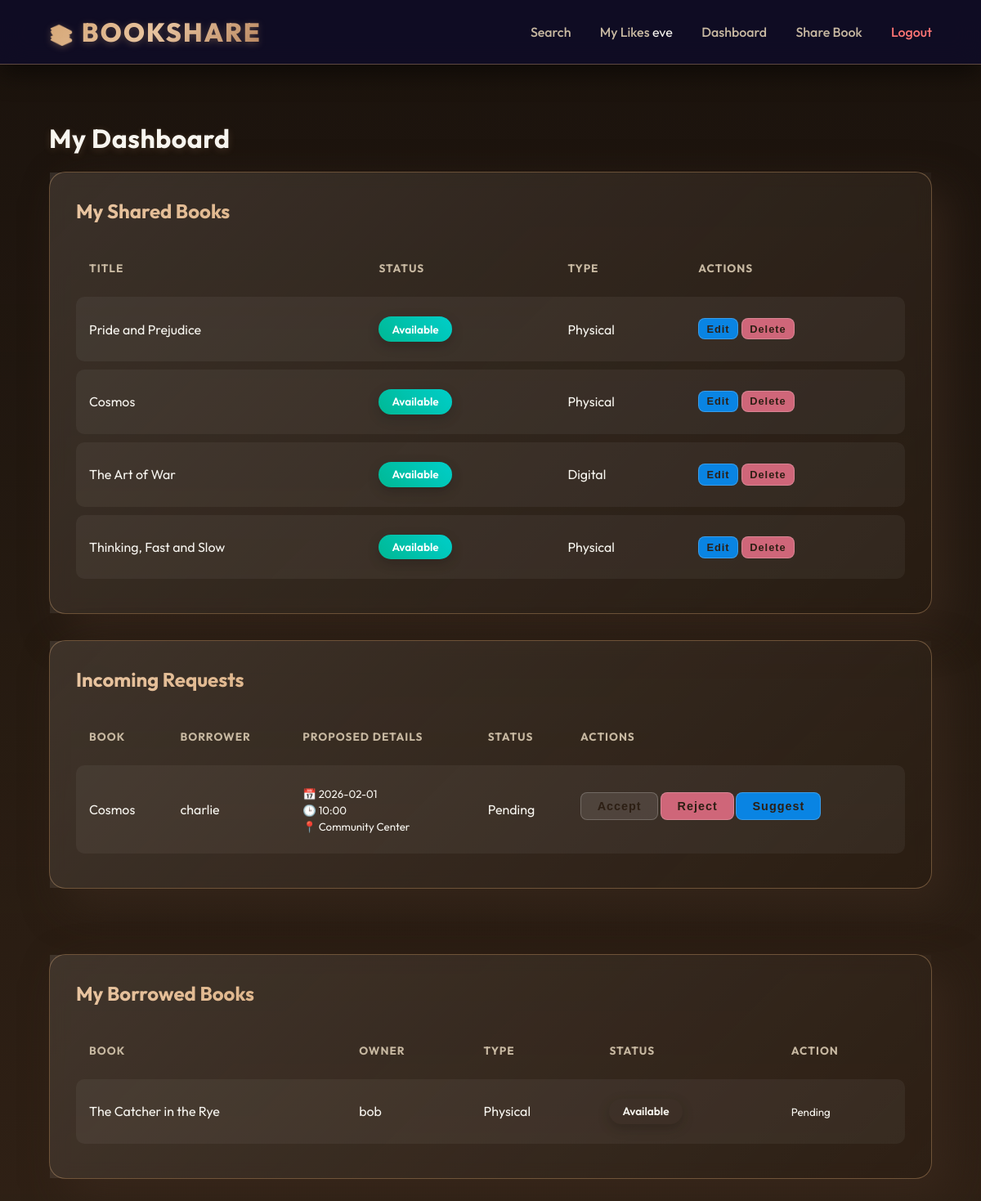
/dashboard (signed in), run on the app's committed database.
### models.py (models this page shows, shortened)
class User(UserMixin, db.Model):
    id = db.Column(db.Integer, primary_key=True)
    username = db.Column(db.String(80), unique=True, nullable=False)
    email = db.Column(db.String(120), unique=True, nullable=False)
    password_hash = db.Column(db.String(128))
    role = db.Column(db.String(20), nullable=False, default='Member') # Member or Admin
    is_blocked = db.Column(db.Boolean, default=False)

class Book(db.Model):
    id = db.Column(db.Integer, primary_key=True)
    title = db.Column(db.String(200), nullable=False)
    author = db.Column(db.String(200), nullable=False)
    category = db.Column(db.String(100), nullable=False)
    type = db.Column(db.String(20), nullable=False) # Physical or Digital
    location = db.Column(db.String(200), nullable=True) # New: Physical availability notes
    description = db.Column(db.Text, nullable=True) # New: Book description
    file_link = db.Column(db.String(500), nullable=True) # Link to digital resource
    filename = db.Column(db.String(500), nullable=True) # Uploaded file path
    likes = db.Column(db.Integer, default=0) # New Interactive Feature
    status = db.Column(db.String(20), default='Available') # Available, Borrowed, Returned
    is_deleted = db.Column(db.Boolean, default=False) # Soft delete flag
    owner_id = db.Column(db.Integer, db.ForeignKey('user.id'), nullable=False)
    owner = db.relationship('User', backref=db.backref('books', lazy=True))

class BorrowRequest(db.Model):
    id = db.Column(db.Integer, primary_key=True)
    book_id = db.Column(db.Integer, db.ForeignKey('book.id'), nullable=False)
    borrower_id = db.Column(db.Integer, db.ForeignKey('user.id'), nullable=False)
    proposed_date = db.Column(db.String(20))
    proposed_time = db.Column(db.String(20))
    proposed_location = db.Column(db.String(200))
    request_status = db.Column(db.String(20), default='Pending') # Pending, Accepted, Rejected
    book = db.relationship('Book', backref=db.backref('requests', lazy=True))
    borrower = db.relationship('User', backref=db.backref('borrow_requests', lazy=True))

### app.py (the view)
@app.route('/dashboard')
@login_required
def dashboard():
    if current_user.role == 'Admin':
        return redirect(url_for('admin_dashboard'))
    my_books = Book.query.filter_by(owner=current_user, is_deleted=False).all()
    borrowed_requests = BorrowRequest.query.filter_by(borrower=current_user).all()
    received_requests = BorrowRequest.query.join(Book).filter(Book.owner == current_user, Book.is_deleted == False).all()
    return render_template('dashboard.html', my_books=my_books, borrowed_requests=borrowed_requests, received_requests=received_requests)

### templates/dashboard.html (shortened to what this page needs)
{% extends 'base.html' %}
{% block body_class %}page-dashboard{% endblock %}
{% block content %}
<h1>My Dashboard</h1>
<div style="display: flex; flex-direction: column; gap: 2rem; max-width: 1200px; margin: 0 auto;">
    <div class="card" data-tilt style="transform-style: preserve-3d; margin-bottom: 0;">
        <h2 style="transform: translateZ(30px);">My Shared Books</h2>
        {% if my_books %}
        <div style="overflow-x: auto; transform: translateZ(20px);">
            <table>
                <thead>
                    <tr>
                        <th>Title</th>
                        <th>Status</th>
                        <th>Type</th>
                        <th>Actions</th>
                    </tr>
                </thead>
                <tbody>
                    {% for book in my_books %}
                    <tr style="transform: translateZ(10px);">
                        <td>{{ book.title }}</td>
                        <td>
                            <span class="badge {{ book.status|lower }}">{{ book.status }}</span>
                        </td>
                        <td>{{ book.type }}</td>
                        <td>
                            <a href="{{ url_for('edit_book', id=book.id) }}" style="text-decoration: none;">
                                <button class="btn-small"
                                    style="background: #0984e3; padding: 0.3rem 0.6rem; font-size: 0.8rem; width: auto; display: inline-block;">Edit</button>
                            </a>
                            <form method="POST" action="{{ url_for('delete_book', id=book.id) }}"
                                style="display:inline;" onsubmit="return confirm('Are you sure?');">
                                <button type="submit" class="btn-small"
                                    style="background: #cf6679; padding: 0.3rem 0.6rem; font-size: 0.8rem; width: auto;">Delete</button>
                            </form>
                        </td>
                    </tr>
                    {% endfor %}
                </tbody>
            </table>
        </div>
        {% else %}
        <p style="color: var(--text-muted);">You haven't shared any books yet.</p>
        {% endif %}
    </div>
    <div class="card" data-tilt style="transform-style: preserve-3d; margin-bottom: 3rem;">
        <h2 style="transform: translateZ(30px);">Incoming Requests</h2>
        {% if received_requests %}
        <div style="overflow-x: auto; transform: translateZ(20px);">
            <table>
                <thead>
                    <tr>
                        <th>Book</th>
                        <th>Borrower</th>
                        <th>Proposed Details</th>
                        <th>Status</th>
                        <th>Actions</th>
                    </tr>
                </thead>
                <tbody>
                    {% for req in received_requests %}
                    <tr>
                        <td>{{ req.book.title }}</td>
                        <td>{{ req.borrower.username }}</td>
                        <td>
                            {% if req.book.type == 'Physical' %}
                            <small>📅 {{ req.proposed_date }} <br> 🕒 {{ req.proposed_time }} <br> 📍 {{
                                req.proposed_location }}</small>
                            {% else %}
                            Digital Access
                            {% endif %}
                        </td>
                        <td>{{ req.request_status }}</td>
                        <td>
                            {% if req.request_status == 'Pending' %}
                            <form method="POST" action="{{ url_for('handle_request', id=req.id) }}"
                                style="display:inline;">
                                <button type="submit" class="btn-small"
                                    style="margin-bottom: 0.5rem; width: auto;">Accept</button>
                            </form>
                            <form method="POST" action="{{ url_for('handle_request', id=req.id) }}"
                                style="display:inline;">
                                <button type="submit" class="btn-small"
                                    style="background:#cf6679; margin-bottom: 0.5rem; width: auto;">Reject</button>
                            </form>
                            <button type="button" class="btn-small" style="background:#0984e3; width: auto;"
                                onclick="document.getElementById('suggest-{{req.id}}').style.display = 'block'">Suggest</button>
                            {% elif req.request_status == 'Accepted' and req.book.status == 'Borrowed' and req.book.type
                            ==
                            'Physical' %}
                            <form method="POST" action="{{ url_for('return_book', req_id=req.id) }}">
                                <button type="submit" class="btn-small" style="background: #00b894; width: auto;">Mark
                                    Returned</button>
                            </form>
                            {% endif %}
                        </td>
                    </tr>
                    {% endfor %}
                </tbody>
            </table>
        </div>
        {% else %}
        <p style="color: var(--text-muted);">No incoming requests.</p>
        {% endif %}
    </div>
    <div class="card" data-tilt style="transform-style: preserve-3d;">
        <h2 style="transform: translateZ(30px);">My Borrowed Books</h2>
        {% if borrowed_requests %}
        <div style="overflow-x: auto; transform: translateZ(20px);">
            <table>
                <thead>
                    <tr>
                        <th>Book</th>
                        <th>Owner</th>
                        <th>Type</th>
                        <th>Status</th>
                        <th>Action</th>
                    </tr>
                </thead>
                <tbody>
                    {% for req in borrowed_requests %}
                    <tr>
                        <td>{{ req.book.title }}</td>
                        <td>{{ req.book.owner.username }}</td>
                        <td>{{ req.book.type }}</td>
                        <td>
                            <span
                                class="badge {% if req.book.status == 'Borrowed' %}borrowed{% elif req.book.status == 'Returned' %}available{% endif %}">{{
                                req.book.status }}</span>
                        </td>
                        <td>
                            {% if req.book.type == 'Digital' and req.book.status == 'Borrowed' %}
                            {% if req.book.file_link %}
                            <a href="{{ req.book.file_link }}" target="_blank" class="btn-small"
                                style="text-decoration: none; background: #0984e3; color: white; display:inline-block; margin-right: 0.5rem;">Download
                                Link</a>
                            {% endif %}
                            {% if req.book.filename %}
                            <a href="{{ url_for('static', filename='uploads/' + req.book.filename) }}" target="_blank"
                                class="btn-small"
                                style="text-decoration: none; background: #0984e3; color: white; display:inline-block; margin-right: 0.5rem;">Download
                                File</a>
                            {% endif %}
                            <form method="POST" action="{{ url_for('return_book', req_id=req.id) }}"
                                style="display:inline;">
                                <button type="submit" class="btn-small"
                                    style="background: #00b894; width: auto;">Return</button>
                            </form>
                            {% elif req.book.type == 'Physical' %}
                            <small>{{ req.request_status }}</small>
                            {% endif %}
                        </td>
                    </tr>
                    {% endfor %}
                </tbody>
            </table>
        </div>
        {% else %}
        <p style="color: var(--text-muted);">You haven't borrowed any books.</p>
        {% endif %}
    </div>
</div>
{% endblock %}

### templates/base.html (shortened to what this page needs)
<!DOCTYPE html>
<html lang="en">
<head>
    <link rel="stylesheet" href="{{ url_for('static', filename='style.css') }}">
    <link rel="stylesheet" href="https://cdnjs.cloudflare.com/ajax/libs/font-awesome/6.4.0/css/all.min.css">
</head>
<body class="{% block body_class %}{% endblock %}">
    <nav>
        <a href="{{ url_for('index') }}" class="nav-brand">
            <span style="font-size: 1.5rem;">📚</span> BookShare
        </a>
        <div class="nav-links">
            <a href="{{ url_for('index') }}" class="{% if request.endpoint == 'index' %}active{% endif %}">Search</a>
            {% if current_user.is_authenticated %}
            <a href="{{ url_for('my_likes') }}" class="{% if request.endpoint == 'my_likes' %}active{% endif %}">My
                Likes</a>
            <span>{{ current_user.username }}</span>
            <a href="{{ url_for('dashboard') }}"
                class="{% if request.endpoint == 'dashboard' %}active{% endif %}">Dashboard</a>
            {% if current_user.role != 'Admin' %}
            <a href="{{ url_for('add_book') }}" class="{% if request.endpoint == 'add_book' %}active{% endif %}">Share
                Book</a>
            {% endif %}
            <a href="{{ url_for('logout') }}" style="color: #ff7675;">Logout</a>
            {% else %}
            <a href="{{ url_for('login') }}">Login</a>
            <a href="{{ url_for('register') }}"
                style="color: #00cec9; border: 1px solid #00cec9; padding: 0.5rem 1.5rem; border-radius: 50px;">Sign
                Up</a>
            {% endif %}
        </div>
    </nav>
    <div class="container">
        {% block content %}{% endblock %}
    </div>
</body>
</html>

### data on the page
User: username "eve"
Book: title "Pride and Prejudice", status "Available", type "Physical"
Book: title "Cosmos", status "Available", type "Physical"
Book: title "The Art of War", status "Available", type "Digital"
Book: title "Thinking, Fast and Slow", status "Available", type "Physical"
BorrowRequest: book "Cosmos", borrower.username "charlie", proposed_date "2026-02-01", proposed_time "10:00", proposed_location "Community Center", request_status "Pending"
BorrowRequest: book "The Catcher in the Rye", book.owner.username "bob", book.type "Physical", book.status "Available", request_status "Pending"
